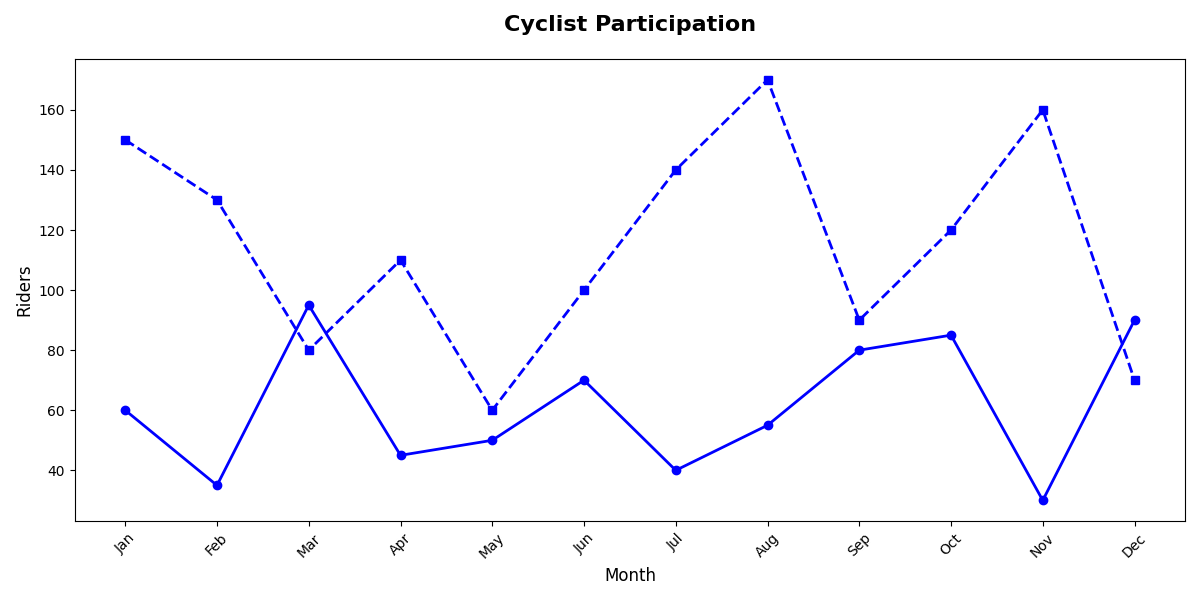

This figure's Python source:
import matplotlib.pyplot as plt
import numpy as np

months = np.arange(1, 13)
weekday_riders = np.array([60, 35, 95, 45, 50, 70, 40, 55, 80, 85, 30, 90])
weekend_riders = np.array([150, 130, 80, 110, 60, 100, 140, 170, 90, 120, 160, 70])

fig, ax1 = plt.subplots(figsize=(12, 6))

single_color = 'blue'
ax1.plot(months, weekday_riders, marker='o', linestyle='-', color=single_color, linewidth=2)
ax1.plot(months, weekend_riders, marker='s', linestyle='--', color=single_color, linewidth=2)

ax1.set_title('Cyclist Participation', fontsize=16, weight='bold', pad=20)
ax1.set_xlabel('Month', fontsize=12)
ax1.set_ylabel('Riders', fontsize=12)

ax1.set_xticks(months)
ax1.set_xticklabels(['Jan', 'Feb', 'Mar', 'Apr', 'May', 'Jun', 'Jul', 'Aug', 'Sep', 'Oct', 'Nov', 'Dec'], fontsize=10, rotation=45)

plt.tight_layout()
plt.show()
